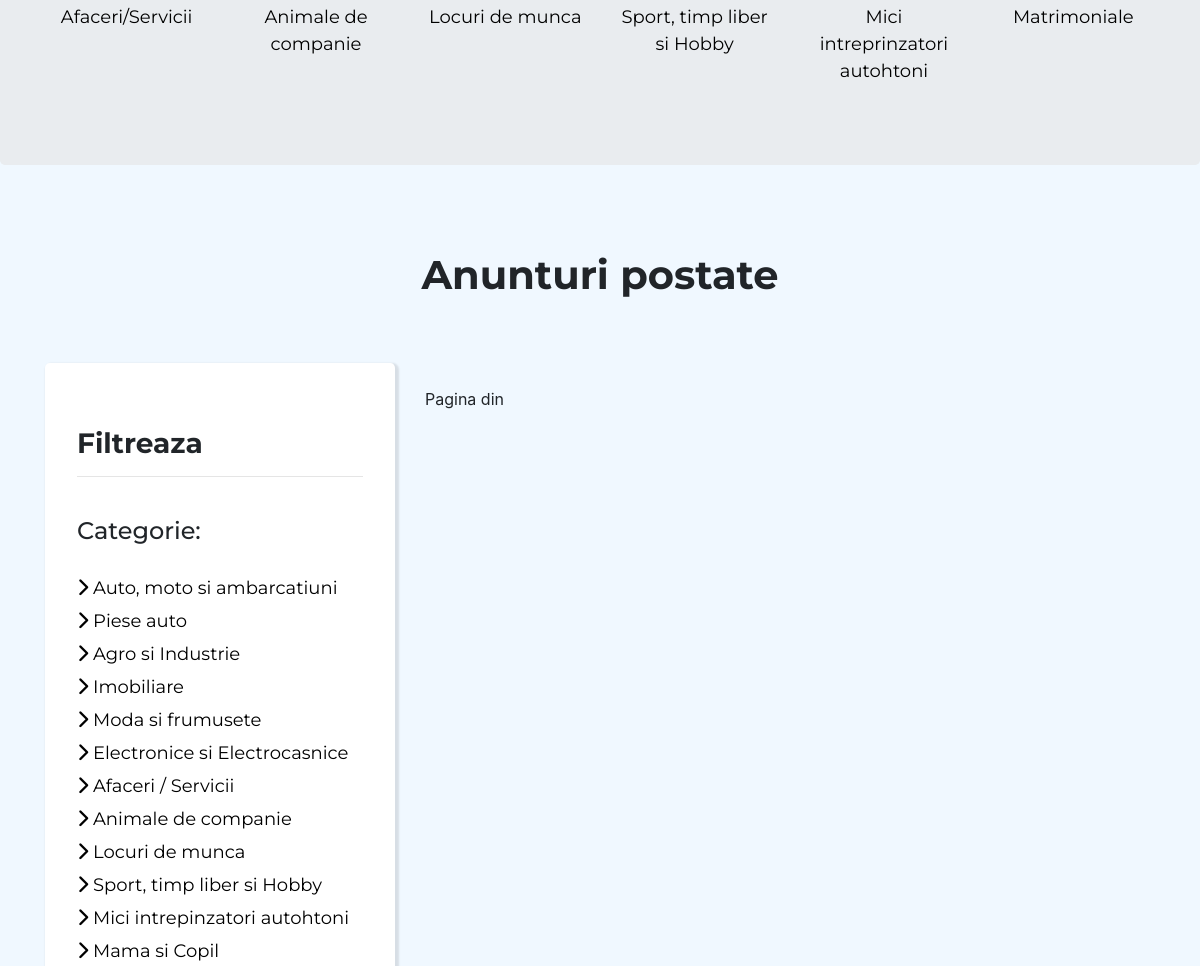
Before: /my_app/apartamente_de_vanzare/ (middle part) with the older database file.
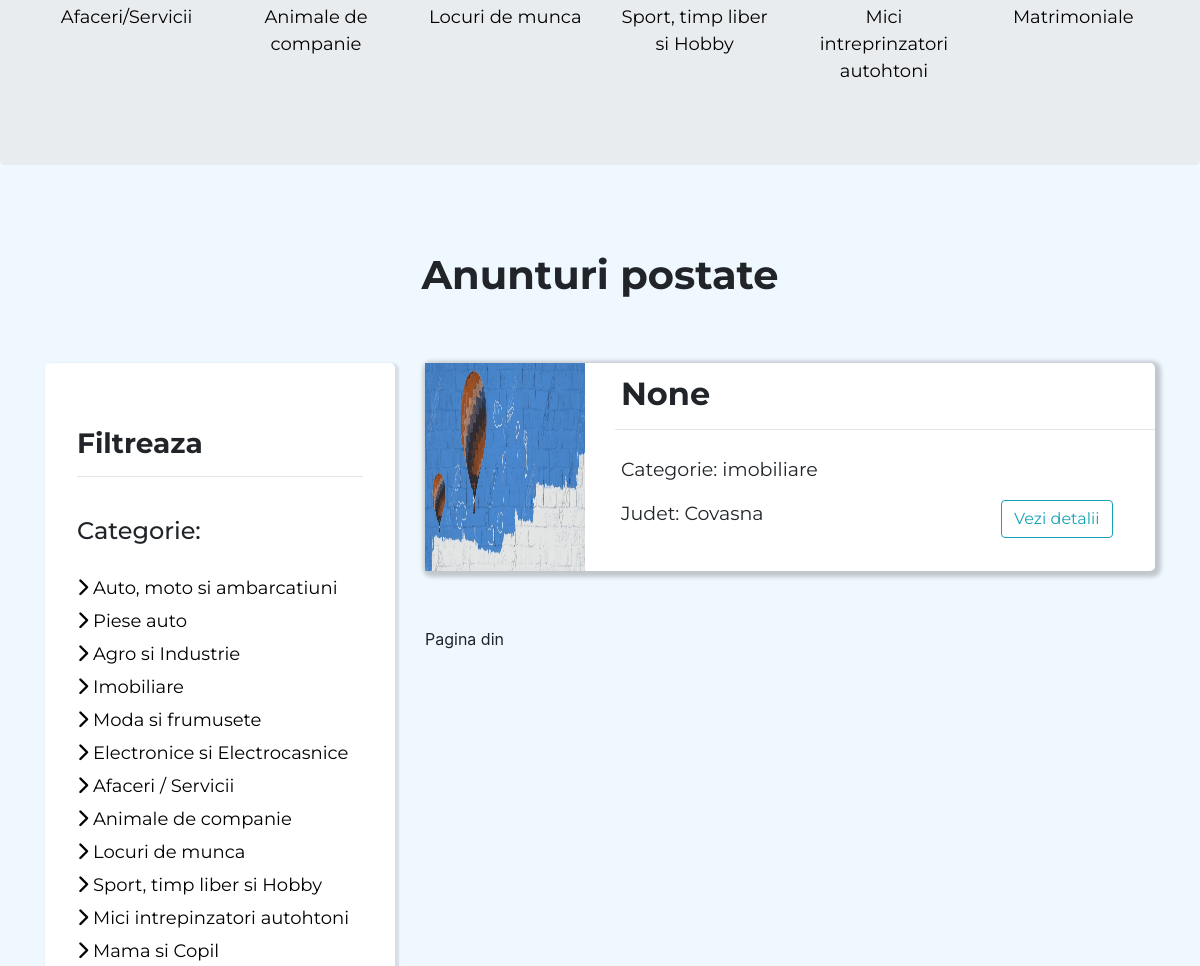
After: the same page with the newer database file.
### my_app/models.py (models this page shows, shortened)
class AnuntAdult(models.Model):
    titlul = models.CharField(max_length=264, null=True)
    descriere = models.TextField(max_length=9000)
    numele_anuntului = models.CharField(max_length=264, null=True)
    categorie_adult = models.CharField(max_length=264, choices=CATEGORIE_ADULT)
    telefon = models.IntegerField()
    email = models.EmailField()
    pret = models.FloatField(null=True, blank=True)
    moneda = models.CharField(max_length=264, null=True)
    imagine = models.ImageField(null=False, blank=False, upload_to='images/')
    imagine2 = models.ImageField(null=True, blank=False, upload_to='images/')
    imagine3 = models.ImageField(null=True, blank=False, upload_to='images/')
    imagine4 = models.ImageField(null=True, blank=False, upload_to='images/')
    imagine5 = models.ImageField(null=True, blank=False, upload_to='images/')
    imagine6 = models.ImageField(null=True, blank=False, upload_to='images/')
    subcategorie_adult = models.CharField(max_length=264, unique=True, null=True)
    favorit = models.ManyToManyField(User, related_name="favorit", blank=True)
    localizare = models.CharField(max_length=264, choices=JUDETE)

### my_app/views.py (the view)
def apartamente_de_vanzare(request):
    date_posted = datetime.datetime.now().year
    subcategorie = SUBCATEGORIE_ADULT[3][0]
    try:
        model = AnuntAdult.objects.filter(subcategorie_adult = subcategorie)
    except:
        raise Http404
    context = {
        'date_posted':date_posted,
        'model':model
    }
    return render(request, 'my_app/apartamente_v_adult.html', context)

### templates/my_app/apartamente_v_adult.html (shortened to what the changed rows need)
{% extends 'my_app/base_adult.html' %}
{% block body_block %}
<div class="container">
    <br>
    <h1 style="font-family: 'Montserrat', sans-serif;text-align: center;margin-bottom: 40px;margin-top: 30px;"><strong>Anunturi postate</strong></h1>
    <br>
</div>
<div class="container">
    <div class="row">
        <div class="col-lg-8 col-md-4 col-sm-6">
            {% for anunt in model %}
            <div class="jumbotron" id="jumbotron_1">
                <div class="row">
                    <div class="col-lg-3 col-md-4 col-sm-6">
                        <img src="{{ anunt.imagine.url }}" style="width: 100%; height: 26vh;font-weight:bolder;">
                    </div>
                    <div class="col-lg-9 col-md-4 col-sm-6">
                        <h2 style="padding-top: 12px;font-weight: bold;padding-left: 6px;">{{anunt.titlul}}</h2>
                        <hr>
                        <p style="font-size: 19px;padding-left: 6px;padding-top: 10px;">Categorie: {{anunt.categorie_adult}}</p>
                        <div class="row">
                            <div class="col-lg-8 col-md-4 col-sm-6">
                                <p style="padding-bottom: 12px;font-size: 19px;padding-left: 6px;padding-top: 0;">Judet: {{anunt.localizare}} </p>
                            </div>
                            <div class="col-lg-4 col-md-4 col-sm-6">
                                <a href="{% url 'my_app:pag_anunturi_postate_adult' pk=anunt.pk %}" class="btn btn-outline-info" style="margin-bottom: 12px;margin-left: 6px;">Vezi detalii</a>
                            </div>
                        </div>
                    </div>
                </div>
            </div>
            {% endfor %}
            <br>
        </div>
    </div>
</div>
<br>
{% endblock %}

Changed rows visible on the page:
added AnuntAdult: imagine (picture), titlul "None", categorie_adult "imobiliare", localizare "Covasna"
